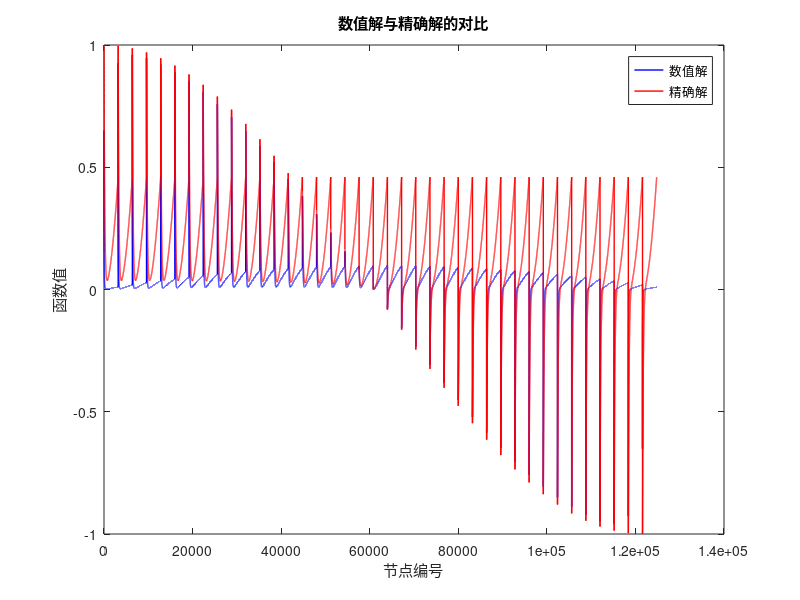
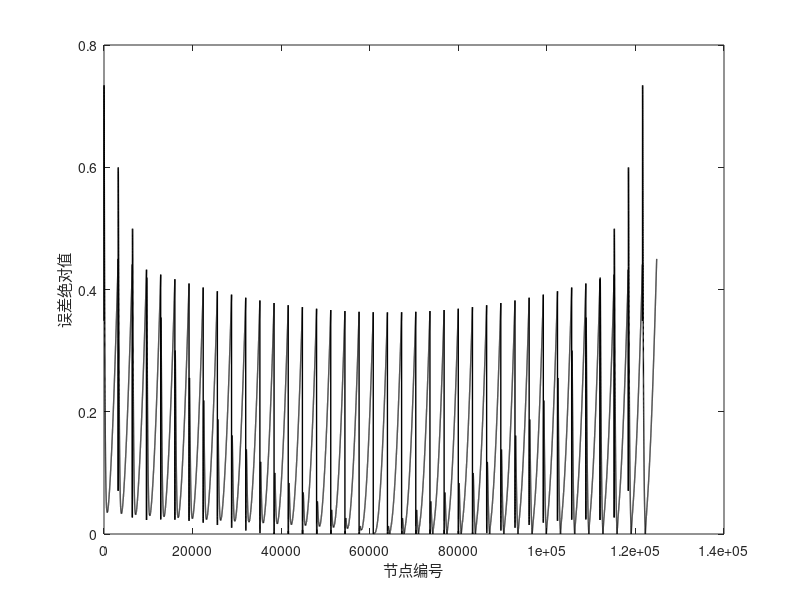
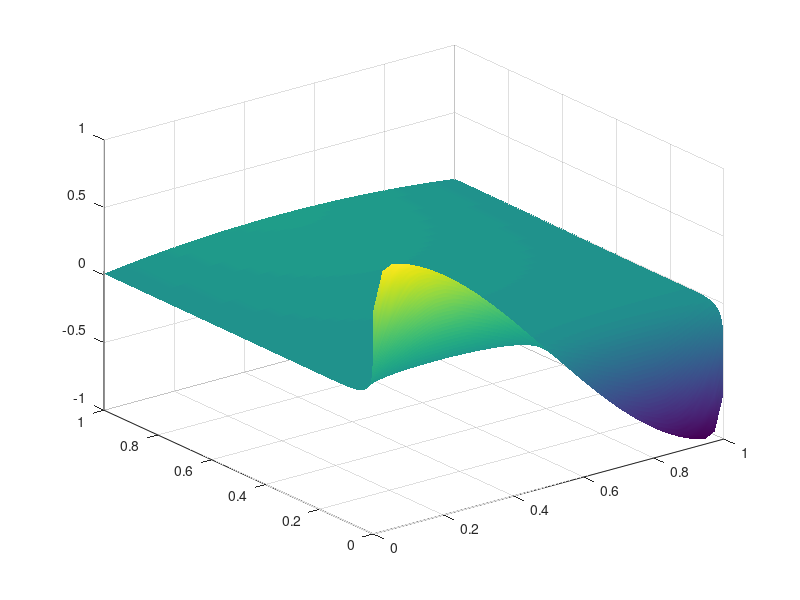

MATLAB code for these plots, in order: (Note: this script raises an error after producing the figures.)
%%Grank-Nicolson
%网格划分数量
m = 40;%空间节点数（x方向）
n = 3200;% 时间节点数（t方向）
h = 1/m;%空间步长
q = 1/n;%时间步长
a = 1;%扩散系数
r=a*q/(h^2);

%matrix_R1
R_=(1+r)*diag(ones(1,m-1));%主对角线元素（中心差分系数）
r1=(-r/2)*diag(ones(1,m-2),1);%上对角线元素
r2=(-r/2)*diag(ones(1,m-2),-1);%下对角线元素
R1=r1+R_+r2;

%matrix_R2
R_=(1-r)*diag(ones(1,m-1));%主对角线元素（中心差分系数）
r1=(r/2)*diag(ones(1,m-2),1);%上对角线元素
r2=(r/2)*diag(ones(1,m-2),-1);%下对角线元素
R2=r1+R_+r2;

% 构造块三对角系统矩阵
main_diag = kron(speye(n), R1);
lower_diag = kron(spdiags(ones(n,1), -1, n, n), -R2);
RI = main_diag + lower_diag;

% 右端项（含初始条件）
F = zeros((m-1)*n, 1);
for j = 1:n
    t1 = q*j; t2=q*(j+1);
    f = q/2 * (sin(t1)+sin(t2));%右端项乘以Δt
    F((j-1)*(m-1)+1: j*(m-1)) = f*ones(m-1,1);
end

%初始条件（t=0时u=cos(πx)）
u0 = cos(pi*(h:h:1-h)');%空间离散初始值
F(1:m-1) = F(1:m-1) + R2*u0;%第一层受初始条件影响

%求逆计算u
u = RI \ F;
%转换为U矩阵
U = reshape(u, m-1, n);
U = [zeros(1,n); U; zeros(1,n)];%添加边界
U=U(2:m,:);

%数值解与精确解的对比
figure;
%数值解
x=[1:(m-1)*n];
u_=zeros(1,(m-1)*n);
U1=U';
for i=1:m-1
    u_(n*(i-1)+1:n*i)=U1(:,i);
end
plot(x,u_,'-b','MarkerSize',5,'LineWidth',1);
hold on;
%精确解
x = linspace(0, 1, m-1);
y = linspace(0, 1, n);
[X, Y] = meshgrid(x, y);
Z=exp(-2*(pi^2)*Y).*cos(pi*X)+1-cos(Y);
z=zeros(1,(m-1)*n);
for i=1:m-1
    z(n*(i-1)+1:n*i)=Z(:,i);
end
x=[1:(m-1)*n];
plot(x,z,'-r','MarkerSize',5,'LineWidth',1);
xlabel('节点编号');
ylabel('函数值');
title('数值解与精确解的对比');
legend('数值解','精确解');

%误差
figure;
error=abs(z-u_);
plot(x,error,'-k','MarkerSize',5,'LineWidth',1);
xlabel('节点编号');
ylabel('误差绝对值');

%向前差分格式三维图像
x = linspace(0, 1, m-1);
t = linspace(0, 1, n);
[X, T] = meshgrid(x, t);%网格坐标
figure;
surf(X, T, U', 'EdgeColor','none','FaceColor','interp');
alpha(0.6);
xlabel('x'); ylabel('t'); zlabel('u(x,t)');
title('Grank-Nicolson格式数值解');
view(30, 45);
colorbar;
